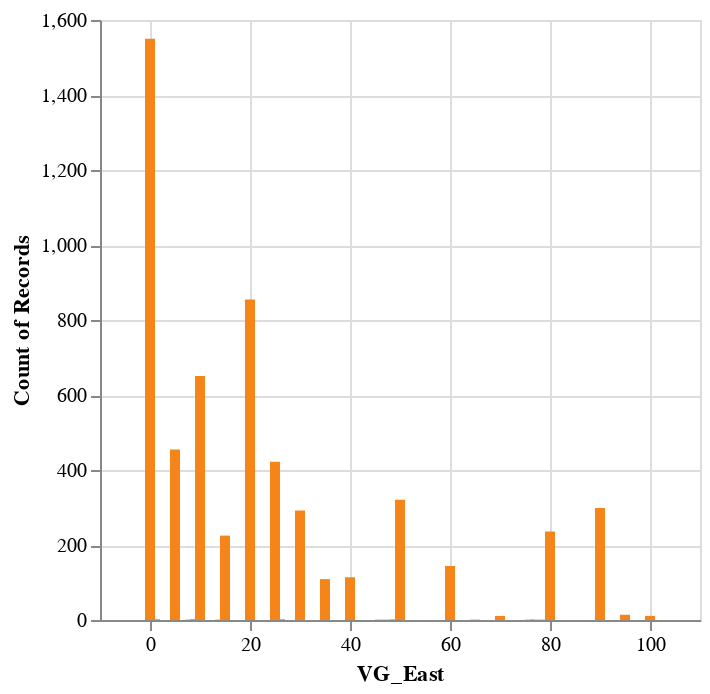

This figure's notebook cell:
### Code cell
DeepnoteChart(df_seeing_vg, """{"layer":[{"layer":[{"mark":{"clip":true,"type":"bar","color":"#f58518","tooltip":true},"encoding":{"x":{"sort":null,"type":"quantitative","field":"VG_East","scale":{"type":"linear"},"stack":"zero"},"y":{"sort":null,"type":"quantitative","field":"Unnamed: 0","scale":{"type":"linear"},"stack":"zero","aggregate":"count"}}}]}],"title":"","config":{"legend":{}},"$schema":"https://vega.github.io/schema/vega-lite/v5.json","encoding":{}}""")

### Figure 1 — Vega-Lite specification as saved in the notebook (floating-point values rounded to 4 significant figures; data arrays with more than 128 entries replaced by an {"elided": "..."} marker saying what was removed)
{"layer": [{"layer": [{"mark": {"clip": true, "type": "bar", "color": "#f58518", "tooltip": true}, "encoding": {"x": {"sort": null, "type": "quantitative", "field": "VG_East", "scale": {"type": "linear"}, "stack": "zero"}, "y": {"sort": null, "type": "quantitative", "field": "Unnamed: 0", "scale": {"type": "linear"}, "stack": "zero", "aggregate": "count"}}}]}], "title": "", "config": {"legend": {}}, "$schema": "https://vega.github.io/schema/vega-lite/v5.json", "encoding": {}, "data": {"values": {"elided": "5724 records"}}}
